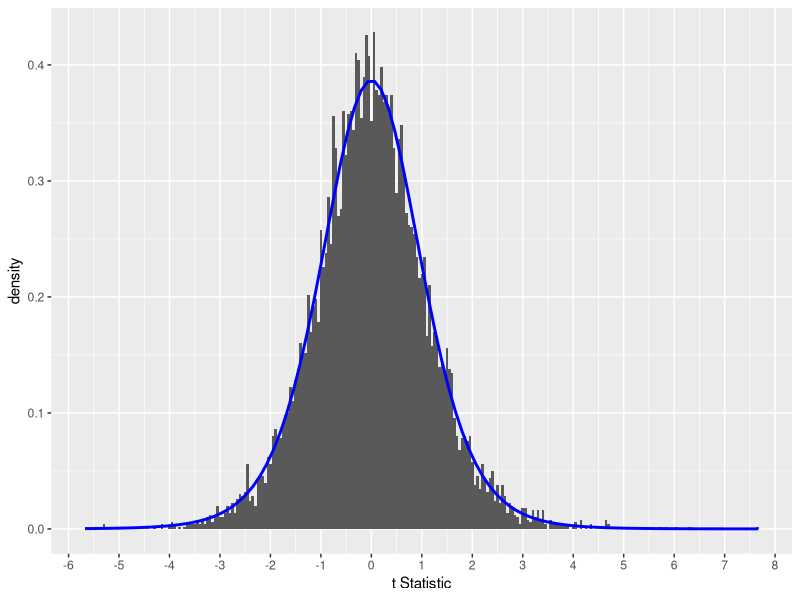
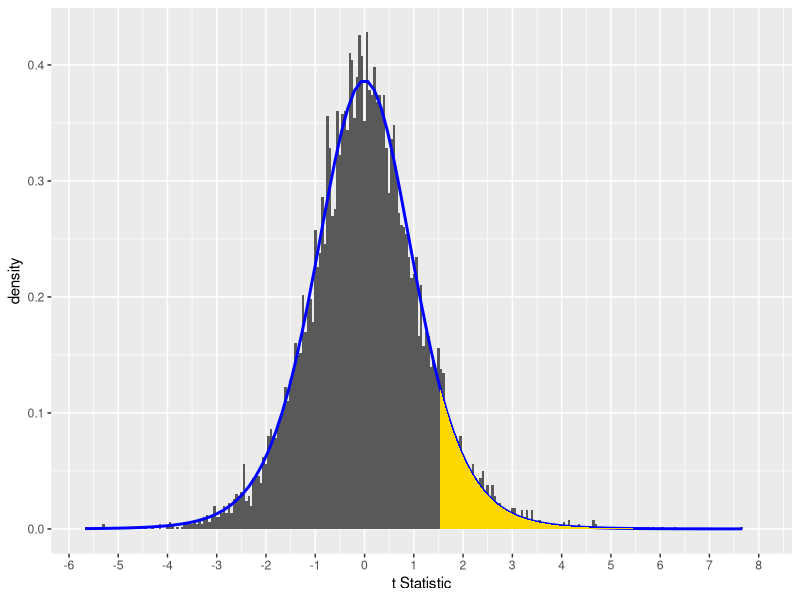
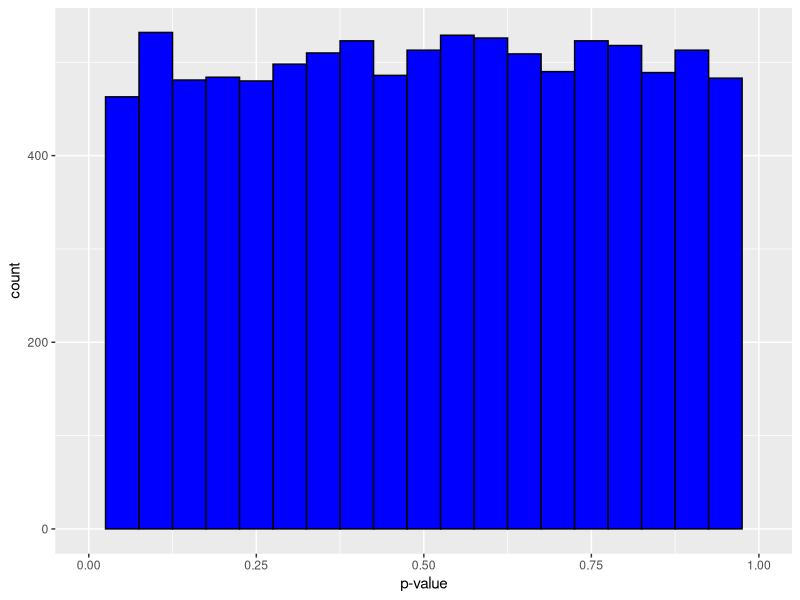
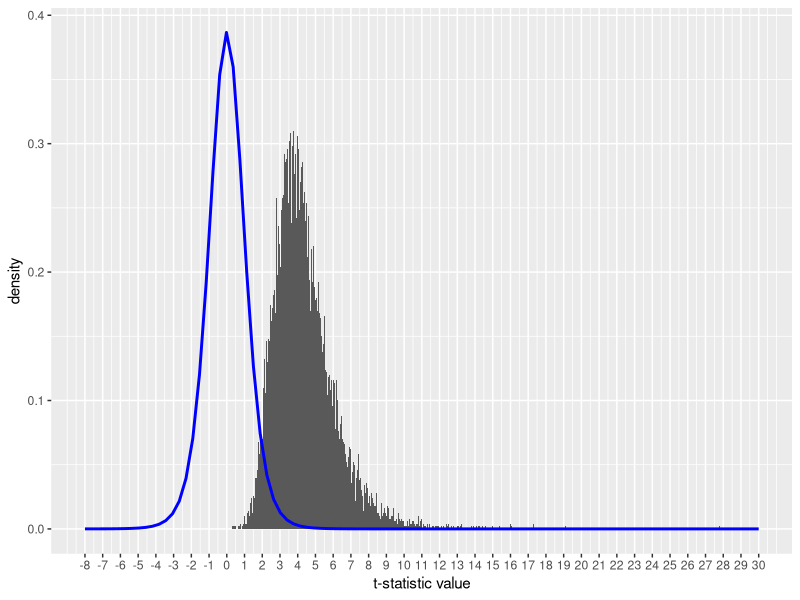
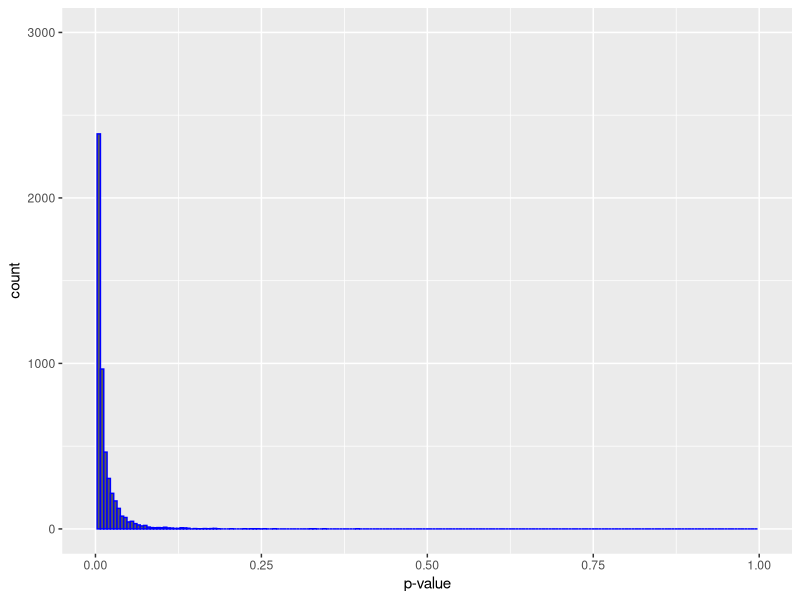
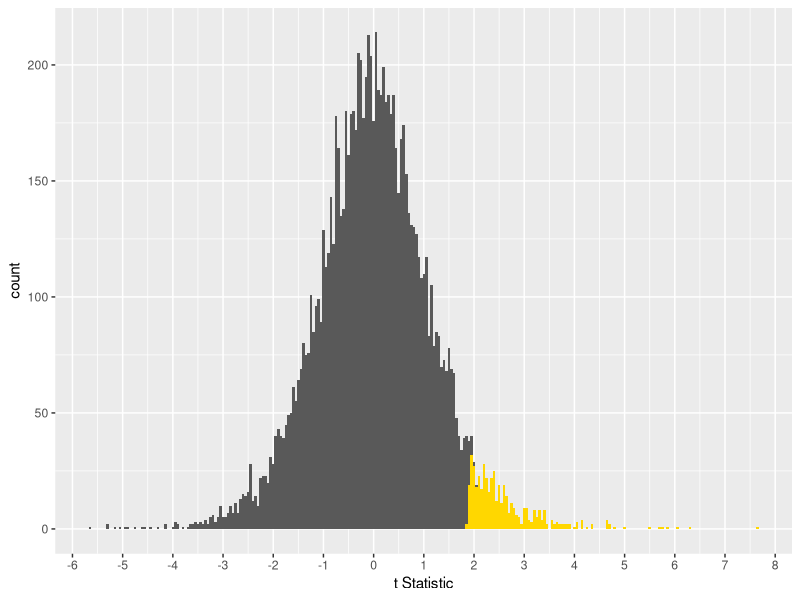

Write R code to recreate these figures, in order.
## ---- chunk 1
library(tidyverse)
## ---- chunk 2

set.seed(1234) #this is for reproduciblity
  ssims=10000 #number of repeat cycles to run
  t <- c() #empty vector, to be filled in the repeat
  p <- c() #ditto
  i <- 1   #an index value, for counting
 repeat{
    groupA <- rnorm(5, mean=100, sd=10); #generates 5 independent random replicates from N(100,10)
    groupB <- rnorm(5, mean=100, sd=10); #ditto
    
    result <- t.test(groupA, groupB, 
                paired=F, 
                var.equal=F,
                alternative = "greater",
                conf.level=0.95)  #'result' is a list of t-test output
    t[i] <- result$statistic[[1]] #grabs t-test statistic value
    p[i] <- result$p.value        #ditto but for p-value
  if (i==ssims) break           #logic for ending repeat function
    i = i+1
  }
output <- tibble(t, p)  #need this to ggplot
#draws canvas, adds histogram, adds blue line, then customizes x scale
ggplot (output, aes(x=t))+
  geom_histogram(aes(y=..density..), binwidth=0.05)+
  stat_function(fun=dt, args=list(df=8), color="blue", size=1)+
  scale_x_continuous("t Statistic", breaks=-8:8)

## ---- chunk 3
set.seed(8675309)
paste("here's a random t-statistic:", sample(output$t, 1))
## ---- chunk 4

paste("here is its p-value: ", pt(q=1.536499, df = 8, lower.tail =F))
## ---- chunk 5
ggplot (output, aes(x=t))+
  geom_histogram(aes(y=..density..), binwidth=0.05)+
  stat_function(fun=dt, args=list(df=8), color="blue", size=1)+
  stat_function(fun=dt, args=list(df=8), geom="area", xlim=c(1.536499, 8), fill="gold")+
  scale_x_continuous("t Statistic", breaks=-8:8)
## ---- chunk 6
ggplot(output, aes(x=p))+ 
  geom_histogram(color="black", fill="blue", binwidth=0.05, na.rm=T)+
  scale_x_continuous("p-value", limits=c(0,1))
## ---- chunk 7
output %>% filter(t==max(t))
## ---- chunk 8
set.seed(1234)
  ssims=10000
  t <- c() 
  p <- c() 
  i <- 1   
  repeat{
    groupA <- rnorm(5, mean=125, sd=10); #the mean value is the only difference
    groupB <- rnorm(5, mean=100, sd=10); 
    result <- t.test(groupA, groupB, 
                paired=F, 
                alternative="greater", 
                var.equal=F,
                conf.level=0.95)  
    t[i] <- result$statistic[[1]] 
    p[i] <- result$p.value        
    if (i==ssims) break         
    i = i+1
  }
output2 <- tibble(t, p) 
#I'll draw our new distribution next to the theoretical null
ggplot (output2)+
  geom_histogram(aes(x=t, y=..density..), binwidth=0.05, na.rm=T)+
  stat_function(fun=dt, args=list(df=8), color="blue", size=1)+
  scale_x_continuous("t-statistic value", limits = c(-8,30), breaks=-8:30)
## ---- chunk 9
ggplot(output2, aes(x=p))+ 
  geom_histogram(color="blue", binwidth=0.005, na.rm=T)+
  scale_x_continuous("p-value", limits=c(0, 1))+
  scale_y_continuous(limits = c(0, 3000))
## ---- chunk 10
ggplot (output, aes(x=t))+
  geom_histogram(binwidth=0.05)+
  scale_x_continuous("t Statistic", breaks=-8:8)+
  geom_histogram(data=output %>% filter(t>0 & p<0.05), aes(x=t), binwidth=0.05, fill ="gold")
